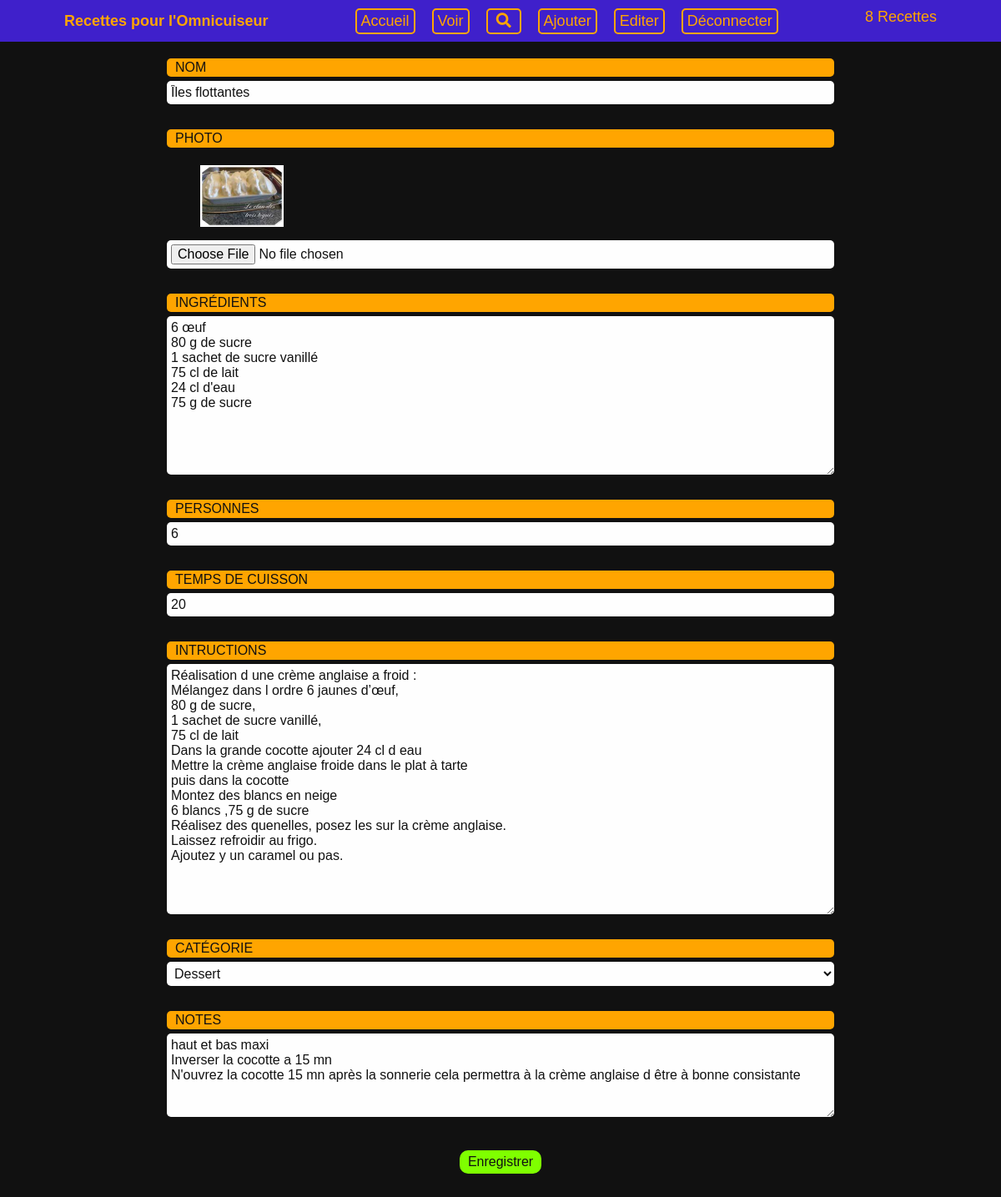
The page /index.php?page=editer-recette-seule&id=2 (signed in) on the database its author committed.
### tables this page shows
CREATE TABLE `recette` (
  `id` int(10) UNSIGNED NOT NULL,
  `name` char(128) NOT NULL,
  `photo` char(128) NOT NULL,
  `ingredients_list` varchar(16384) NOT NULL,
  `how_many_persons` tinyint(3) UNSIGNED NOT NULL,
  `cooking_time_minutes` tinyint(3) UNSIGNED NOT NULL,
  `cooking_instructions` text NOT NULL,
  `category` char(64) NOT NULL,
  `note` text NOT NULL,
  `creation_date` datetime NOT NULL DEFAULT CURRENT_TIMESTAMP
);

### index.php (called while the page is built, shortened)
<?php
    require_once $_SESSION['ROOT_PATH'] . 'application/php/controllers/headerController.php';
    require_once $_SESSION['ROOT_PATH'] . 'application/php/controller.php';
    include $_SESSION['ROOT_PATH'] . 'application/view/layout.phtml';

### application/model/RecipeModel.class.php (called while the page is built, shortened)
<?php
    class RecipeModel
    {
        public static function findFromId($id)
        {
            global $pdo;
            $query = '
            SELECT
                name,
                photo,
                how_many_persons,
                ingredients_list,
                cooking_time_minutes,
                cooking_instructions,
                category,
                note,
                DATE_FORMAT(creation_date, \'%d-%m-%Y à %Hh%i\') as creation_date_formatted
            FROM recette
            WHERE id = ?
            ORDER BY creation_date DESC
    ';
            $result_set = $pdo->prepare($query);
            $result_set->execute([(int)$id]);
            return $result_set->fetch();
        }
        public static function count()
        {
            global $pdo;
            $query = '
            SELECT COUNT(*)
              AS qty
            FROM recette
            ';
            $result_set = $pdo->query($query);
            $quantity = $result_set->fetch();
            return $quantity['qty'];
        }
    }

### application/php/controllers/headerController.php (called while the page is built, shortened)
<?php
    require_once $_SESSION['ROOT_PATH'] . 'application/model/RecipeModel.class.php';
    $recipes_quantity = RecipeModel::count();

### application/php/controllers/editSingleRecipeController.php (called while the page is built, shortened)
<?php
    if (isset($_GET) && !empty($_GET['id']) && empty($_POST['submit'])) {
        $recette_from_id = RecipeModel::findFromId($_GET['id']);
    }

### application/php/controller.php (called while the page is built, shortened)
<?php
    switch ($template) {
        case 'editer-recette-seule':
            if ($_GET['page'] === 'editer-recette-seule' && isset($_SESSION['connected'])) {
                require_once $_SESSION['ROOT_PATH'] . 'application/php/controllers/editSingleRecipeController.php';
            }
            break;
    }

### application/view/editer-recette-seule.phtml (the view, shortened to what this page needs)
<form action="application/php/controllers/editSingleRecipeController.php" method="POST" class="form" enctype="multipart/form-data">
    <label for="name">Nom</label>
    <input type="text" id="name" name="name" value="<?= htmlspecialchars($recette_from_id['name']) ?>" required>
    <label for="photo">Photo</label>
    <figure>
        <img src="img/<?= htmlspecialchars($recette_from_id['photo']) ?>" id="image_recette" width="100px" height="auto"
             class="photo" alt="">
    </figure>
    <input type="file" id="photo" name="photo" accept="image/*" onchange="readURL(this);"/>
    <label for="ingredients_list">Ingrédients</label>
    <textarea id="ingredients_list" name="ingredients_list" rows="10"
    ><?= htmlspecialchars($recette_from_id['ingredients_list']) ?></textarea>
    <label for="how_many_persons">Personnes</label>
    <input type="text" id="how_many_persons" name="how_many_persons"
           value="<?= htmlspecialchars($recette_from_id['how_many_persons']) ?>" required>
    <label for="cooking_time_minutes">Temps de cuisson</label>
    <input type="text" id="cooking_time_minutes" name="cooking_time_minutes"
           value="<?= htmlspecialchars($recette_from_id['cooking_time_minutes']) ?>" required>
    <label for="cooking_instructions">Intructions</label>
    <textarea id="cooking_instructions" name="cooking_instructions" rows="10"
              required><?= htmlspecialchars($recette_from_id['cooking_instructions']) ?></textarea>
    <label for="category">Catégorie</label>
    <select name="category" id="category">
        <option value="Dessert" <?php if ($recette_from_id['category'] === 'Dessert') echo 'selected="selected"' ?>>
            Dessert
        </option>
    </select>
    <label for="note">Notes</label>
    <textarea id="note" name="note" rows="5"><?= htmlspecialchars($recette_from_id['note']) ?></textarea>
    <button type="submit" name="submit">Enregistrer</button>
</form>

### application/view/layout.phtml (shortened to what this page needs)
    <!DOCTYPE html>
    <html lang="fr" id="home">
    <head>
        <link rel="stylesheet" href="https://use.fontawesome.com/releases/v5.4.1/css/all.css"
>
        <link rel="stylesheet" type="text/css" href="css/normalize.css">
        <link rel="stylesheet" type="text/css" href="css/style.css">
        <link rel="stylesheet" type="text/css" href="css/base.css">
    </head>
    <body>
    <?php include 'header.phtml' ?>
    <main class="container center">
        <?php include "application/view/$template.phtml"; ?>
    </main>
    </body>
    </html>

### application/view/header.phtml (shortened to what this page needs)
<header>
    <h1><a href="accueil">Recettes pour l'Omnicuiseur</a></h1>
    <nav id="main-navigation">
        <ul>
            <li><a href="accueil">Accueil</a></li>
            <li title="Parcourir les recettes"><a href="recettes">Voir</a></li>
            <li title="Rechercher"><a href="rechercher">&nbsp;<i class="fas fa-search"></i>&nbsp;</a></li>
        </ul>
        <ul>
            <?php if (isset($_SESSION['connected']) && $_SESSION['connected']): ?>
                <li><a href="ajouter-recette">Ajouter</a></li>
                <li title="Modifier une recette"><a href="editer-recettes">Editer</a></li>
                <li><a href="administrateur">Déconnecter</a></li>
            <?php else: ?>
                <li><a href="administrateur">Administrateur</a></li>
            <?php endif; ?>
        </ul>
    </nav>
    <p><span><?= $recipes_quantity ?></span>&nbsp;Recettes</p>
</header>

### css/style.css (style rules this page uses)
.center { text-align: center; margin: 0 auto; }

### css/base.css (style rules this page uses)
* { box-sizing: border-box; margin: 0; padding: 0; }
body, html { margin: 0; padding: 0; font-family: 'Montserrat', sans-serif; font-size: 62.5%; background-color: #111 !important; }
body { min-height: calc(100vh - 50px); display: flex; position: relative; flex-direction: column; margin-top: 50px; font-size: 1.6rem; color: #ffa500; }
a, a:visited, a:active { text-decoration: none; font-size: 1.8rem; color: #ffa500; }
header { display: flex; position: fixed; top: 0; align-items: center; justify-content: space-around; width: 100%; padding: 0 3rem; min-height: 50px; background-color: #3f20cb; }
header p { margin-bottom: 1rem; font-size: 1.8rem; }
header a { display: block; }
#main-navigation { display: flex; border-radius: 5px; }
#main-navigation a { padding: 3px 5px; border: 2px solid #ffa500; border-radius: 5px; }
#main-navigation li { padding: 0 10px; }
nav ul { list-style: none; }
#main-navigation ul { display: flex; justify-content: center; padding: 4px 0; }
h1 { margin: 0; }
.container { width: 75%; background-color: #111; margin-bottom: 2rem; }
.form { display: flex; flex-direction: column; padding: 20px 50px; }
#image_recette { float: left; }
#cooking_instructions { min-height: 300px; }
label { margin-bottom: 5px; padding: 2px 10px; border-radius: 5px; text-align: left; text-transform: uppercase; color: #111; background-color: #ffa500; }
input, textarea, select { margin-bottom: 3rem; padding: 5px; border: none; border-radius: 5px; resize: vertical; color: #111; background-color: #fefefe; }
button { align-self: center; margin: 10px 0; padding: .5rem 1rem; border: none; border-radius: 10px; font-size: 1.6rem; cursor: pointer; color: #111; background-color: chartreuse; }

### rows shown on the page
recette: name "Îles flottantes", photo (picture), ingredients_list "6 œuf 80 g de sucre 1 sachet de sucre vanillé 75 cl de lait 24 cl d'eau 75 g de sucre", how_many_persons "6", cooking_time_minutes "20", cooking_instructions "Réalisation d une crème anglaise a froid : Mélangez dans l ordre 6 jaunes d’œuf, 80 g de sucre, 1 sachet de sucre vanillé, 75 cl de lait Dans la grande cocotte ajouter 24 cl d eau Mettre la crème anglaise froide dans le plat à tarte puis dans la cocotte Montez des blancs en neige 6 blancs ,75 g de sucre Réalisez des quenelles, posez les sur la crème anglaise. Laissez refroidir au frigo. Ajoutez y un caramel ou pas.", category "Dessert", note "haut et bas maxi Inverser la cocotte a 15 mn N'ouvrez la cocotte 15 mn après la sonnerie cela permettra à la crème anglaise d être à bonne consistante"

### other values the page prints
$recipes_quantity "8"
